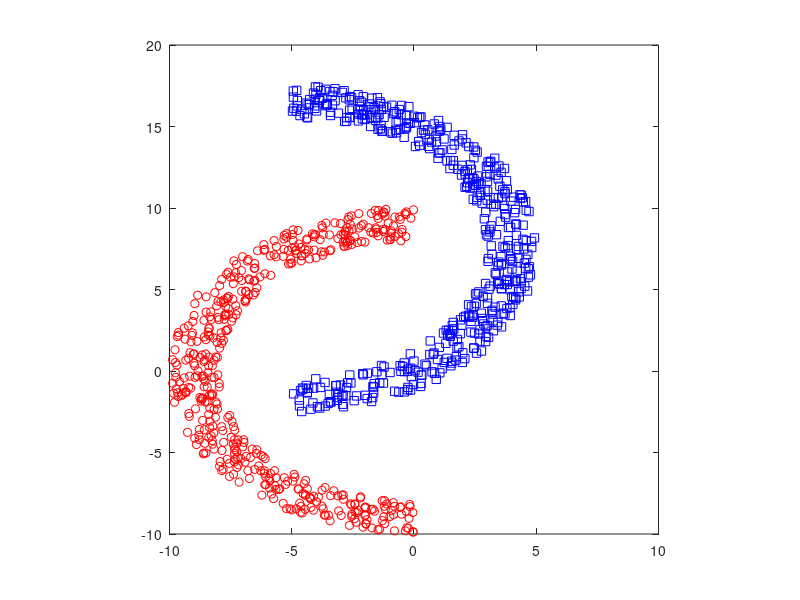

Write MATLAB code to recreate this figure.
C1 = [0 0];   % center of the circle
C2 = [-5 7.5];
R1 = [8 10];  % range of radii
R2 = [8 10];
A1 = [1 3]*pi/2; % [rad] range of allowed angles
A2 = [-1 1]*pi/2;

nPoints = 500;

urand = @(nPoints,limits)(limits(1) + rand(nPoints,1)*diff(limits));
randomCircle = @(n,r,a)(pol2cart(urand(n,a),urand(n,r)));

[P1x,P1y] = randomCircle(nPoints,R1,A1);
P1x = P1x + C1(1);
P1y = P1y + C1(2);

[P2x,P2y] = randomCircle(nPoints,R2,A2);
P2x = P2x + C2(1);
P2y = P2y + C2(2);

figure
plot(P1x,P1y,'or'); hold on;
plot(P2x,P2y,'sb'); hold on;
axis square